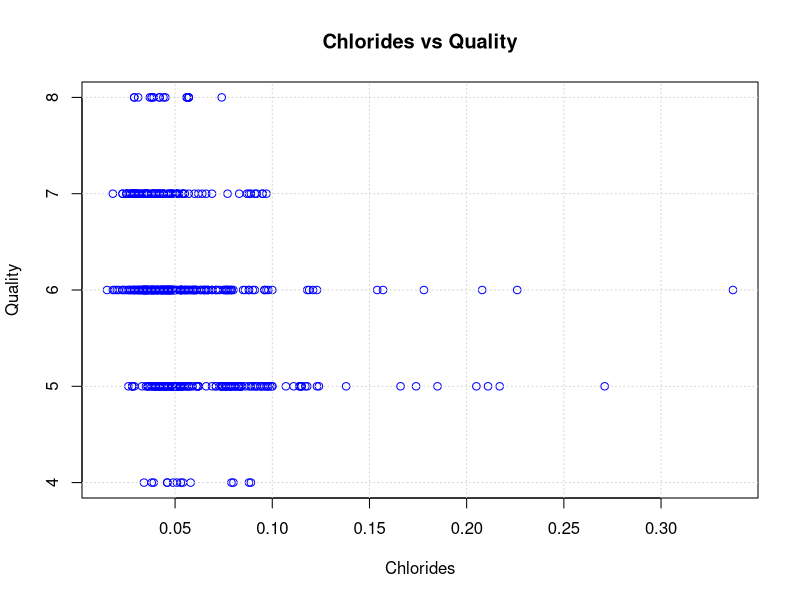

This chart was generated by the following R code:
#Colin.R
##########################
# Generation of 500 wines form RedWine_Dataset.xlxs
## Requires
### "RedWine_Dataset.xlxs" must exist in the current working directory
## Returns 
### redWineRandom: a sample of 500 random points of data
### randomIndexes: the corresponding random indexes form WineProperties_Red 
## Dependencies
### install.packages("readxl")          // If readxl not installed
library(readxl)

# Clean Console and Environment
rm(list = ls())
cat("\f")

#importing red wine data from excel file
WineProperties_Red <- read_excel("RedWine_DataSet.xlsx")

#Seed for random number generator using pseudo-random number generation which is sufficiently random for our purposes
set.seed(5678)

#Find indexes of the 500 random elements
randomIndexes <- sample(seq_len(nrow(WineProperties_Red)), 500, replace = FALSE)

#Get random data from random index (can choose which data to set after ",")
redWineRandom <- WineProperties_Red[randomIndexes, ]

# Chlorides and Quality linear models
## Requires
### "redWineRandom" must exist
## Returns 
###
## Dependencies
### install.packages("ggplot2")         // If ggplot2 not installed
library(ggplot2)

# Creation of linear models -- chlorides VS quality) 
QCl_lm <- lm(chlorides ~ quality , data = redWineRandom)
print(summary(QCl_lm))

# Scatter Plot: Chlorides Vs. Quality
#ggplot(WineProperties_Red, aes(x=`chlorides`, y=quality)) +
 # geom_point() +
  #geom_smooth(method='lm', se=FALSE, color="blue") +
  #facet_wrap(~quality) +
  #theme_minimal() +
  #labs(title="Red Wine: chlorides Vs. quality", x="Chlorides",y="Quality")
plot(redWineRandom$chlorides, redWineRandom$quality, col = "blue",
     main = "Chlorides vs Quality",
     xlab = "Chlorides",
     ylab = "Quality"
     )
abline(QCl_lm, col = "green")
grid()









##########################
##End Colin.R

